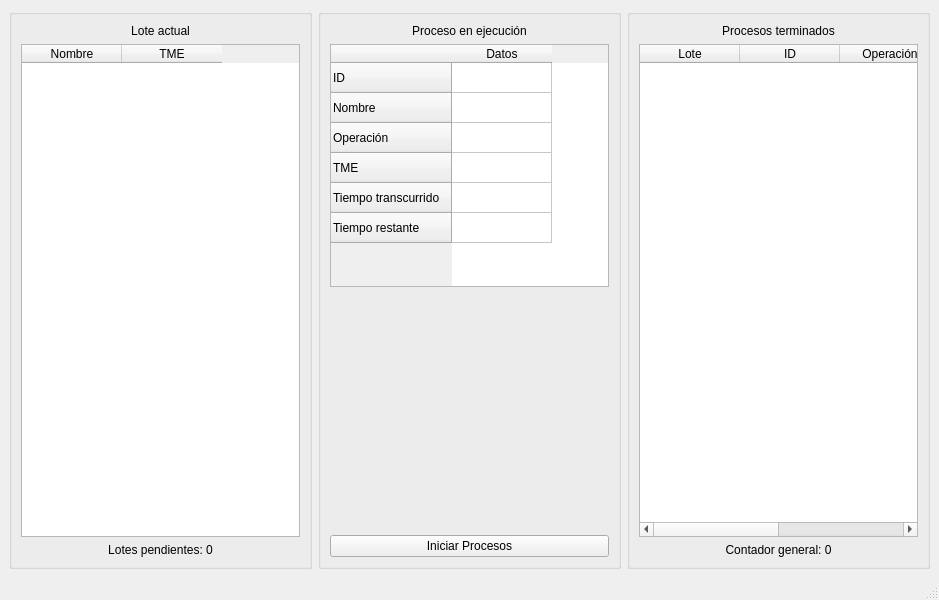
<?xml version="1.0" encoding="UTF-8"?>
<ui version="4.0">
 <class>MainWindow</class>
 <widget class="QMainWindow" name="MainWindow">
  <property name="geometry">
   <rect>
    <x>0</x>
    <y>0</y>
    <width>939</width>
    <height>600</height>
   </rect>
  </property>
  <property name="windowTitle">
   <string>MainWindow</string>
  </property>
  <widget class="QWidget" name="centralwidget">
   <layout class="QGridLayout" name="gridLayout_4">
    <item row="0" column="0">
     <widget class="QGroupBox" name="groupBox_2">
      <property name="title">
       <string/>
      </property>
      <layout class="QGridLayout" name="gridLayout_2">
       <item row="1" column="0">
        <widget class="QTableWidget" name="pendientes_tableWidget">
         <property name="layoutDirection">
          <enum>Qt::LeftToRight</enum>
         </property>
         <property name="autoFillBackground">
          <bool>false</bool>
         </property>
         <attribute name="horizontalHeaderVisible">
          <bool>true</bool>
         </attribute>
         <attribute name="horizontalHeaderCascadingSectionResizes">
          <bool>false</bool>
         </attribute>
         <attribute name="horizontalHeaderStretchLastSection">
          <bool>false</bool>
         </attribute>
         <attribute name="verticalHeaderCascadingSectionResizes">
          <bool>false</bool>
         </attribute>
         <attribute name="verticalHeaderShowSortIndicator" stdset="0">
          <bool>false</bool>
         </attribute>
         <attribute name="verticalHeaderStretchLastSection">
          <bool>false</bool>
         </attribute>
         <column>
          <property name="text">
           <string>Nombre</string>
          </property>
         </column>
         <column>
          <property name="text">
           <string>TME</string>
          </property>
         </column>
        </widget>
       </item>
       <item row="2" column="0">
        <widget class="QLabel" name="pendientes_label">
         <property name="text">
          <string>Lotes pendientes: 0</string>
         </property>
         <property name="alignment">
          <set>Qt::AlignCenter</set>
         </property>
        </widget>
       </item>
       <item row="0" column="0">
        <widget class="QLabel" name="actual_label">
         <property name="text">
          <string>Lote actual</string>
         </property>
         <property name="alignment">
          <set>Qt::AlignCenter</set>
         </property>
        </widget>
       </item>
      </layout>
     </widget>
    </item>
    <item row="0" column="1">
     <widget class="QGroupBox" name="groupBox">
      <property name="title">
       <string/>
      </property>
      <layout class="QGridLayout" name="gridLayout">
       <item row="2" column="0">
        <spacer name="verticalSpacer">
         <property name="orientation">
          <enum>Qt::Vertical</enum>
         </property>
         <property name="sizeHint" stdset="0">
          <size>
           <width>20</width>
           <height>40</height>
          </size>
         </property>
        </spacer>
       </item>
       <item row="1" column="0">
        <widget class="QTableWidget" name="proceso_tableWidget">
         <row>
          <property name="text">
           <string>ID</string>
          </property>
         </row>
         <row>
          <property name="text">
           <string>Nombre</string>
          </property>
         </row>
         <row>
          <property name="text">
           <string>Operación</string>
          </property>
         </row>
         <row>
          <property name="text">
           <string>TME</string>
          </property>
         </row>
         <row>
          <property name="text">
           <string>Tiempo transcurrido</string>
          </property>
         </row>
         <row>
          <property name="text">
           <string>Tiempo restante</string>
          </property>
         </row>
         <column>
          <property name="text">
           <string>Datos</string>
          </property>
         </column>
        </widget>
       </item>
       <item row="3" column="0">
        <widget class="QPushButton" name="procesos_pushButton">
         <property name="text">
          <string>Iniciar Procesos</string>
         </property>
        </widget>
       </item>
       <item row="0" column="0">
        <widget class="QLabel" name="proceso_label">
         <property name="text">
          <string>Proceso en ejecución</string>
         </property>
         <property name="alignment">
          <set>Qt::AlignCenter</set>
         </property>
        </widget>
       </item>
      </layout>
     </widget>
    </item>
    <item row="0" column="2">
     <widget class="QGroupBox" name="groupBox_3">
      <property name="title">
       <string/>
      </property>
      <layout class="QGridLayout" name="gridLayout_3">
       <item row="0" column="0">
        <widget class="QLabel" name="terminados_label">
         <property name="text">
          <string>Procesos terminados</string>
         </property>
         <property name="alignment">
          <set>Qt::AlignCenter</set>
         </property>
        </widget>
       </item>
       <item row="1" column="0">
        <widget class="QTableWidget" name="terminados_tableWidget">
         <column>
          <property name="text">
           <string>Lote</string>
          </property>
         </column>
         <column>
          <property name="text">
           <string>ID</string>
          </property>
         </column>
         <column>
          <property name="text">
           <string>Operación</string>
          </property>
         </column>
         <column>
          <property name="text">
           <string>Resultado</string>
          </property>
         </column>
        </widget>
       </item>
       <item row="2" column="0">
        <widget class="QLabel" name="contador_label">
         <property name="text">
          <string>Contador general: 0</string>
         </property>
         <property name="alignment">
          <set>Qt::AlignCenter</set>
         </property>
        </widget>
       </item>
      </layout>
     </widget>
    </item>
   </layout>
  </widget>
  <widget class="QMenuBar" name="menubar">
   <property name="geometry">
    <rect>
     <x>0</x>
     <y>0</y>
     <width>939</width>
     <height>22</height>
    </rect>
   </property>
  </widget>
  <widget class="QStatusBar" name="statusbar"/>
 </widget>
 <resources/>
 <connections/>
</ui>
